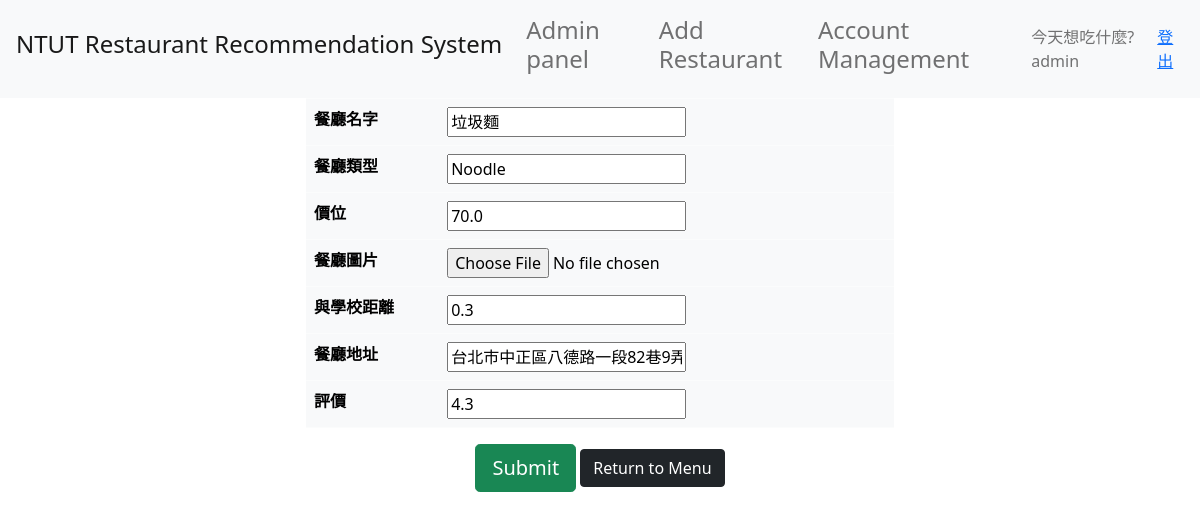
The page /resturant/edit/11 (signed in) on the database its author committed.
### Restaurant/models.py (models this page shows, shortened)
class Restaurant(models.Model):
    STYLE_CHOICES = ()
    Name = models.CharField(max_length=50,
                            verbose_name='餐廳名字')
    Style = models.CharField(max_length=50,
                            verbose_name='餐廳類型')
    Price = models.DecimalField(max_digits=7,
                                decimal_places=1,
                                blank=True,
                                null=True,
                                verbose_name='價位')
    Img = models.ImageField(upload_to='Restaurant_Image/',
                            blank=True,
                            verbose_name='餐廳圖片')
    Distance = models.DecimalField(max_digits=7,
                                decimal_places=1,
                                blank=True,
                                null=True,
                                verbose_name='與學校距離')
    Address = models.CharField(max_length=50,
                            verbose_name='餐廳地址')
    Rating = models.DecimalField(max_digits=7,
                                decimal_places=1,
                                blank=True,
                                null=True,
                                verbose_name='評價')

### Restaurant/views.py (the view)
# urls.py: path('resturant/edit/<int:restaturant_id>', views.editRestaurant),
def editRestaurant(request, restaturant_id):
    if not request.user.is_staff:
        messages.error(request, '欲編輯餐廳，請先登入管理員')
        return redirect('index')
    restaturant_id = int(restaturant_id)
    try:
        restaturant_selected = Restaurant.objects.get(id = restaturant_id)
    except Restaurant.DoesNotExist:
        messages.error(request, '餐廳不存在')
        return redirect('index')
    restaturant_form = RestaurantCreate(request.POST or None, instance=restaturant_selected)
    if restaturant_form.is_valid():
        restaturant_form.save()
        messages.success(request, f'餐廳編輯成功 ({restaturant_selected.Name})')
        return redirect('index')
    return render(request, 'Restaurant/editRestaurant.html', {'Restaurant_form':restaturant_form})

### Restaurant/forms.py
class RestaurantCreate(forms.ModelForm):
    class Meta:
        model = Restaurant
        fields = '__all__'

### Restaurant/templates/Restaurant/editRestaurant.html (shortened to what this page needs)
{% extends 'Restaurant/listRestaurant.html' %}
{% block content %}
<center>
    <form method="POST" enctype="multipart/form-data">
        <table class="w-50 table table-light" style="border-radius: 10px;">
            {% for field in Restaurant_form %}
            <tr>
                <th>{{ field.label }}</th>
                <td>{{ field }}</td>
            </tr>
            {% endfor %}
        </table>
        <button type="submit" class="btn btn-lg btn-success md-5">Submit</button>
        <a href="/" class="btn btn-dark" >Return to Menu</a>
    </form>
</center>
{% endblock %}

### Restaurant/templates/Restaurant/listRestaurant.html (shortened to what this page needs)
<!doctype html>
<html lang="en">
  <head>
    {% load static %}
    <link rel="stylesheet" href="https://stackpath.bootstrapcdn.com/bootstrap/4.5.0/css/bootstrap.min.css">
    <link href="https://cdn.jsdelivr.net/npm/bootstrap@5.1.3/dist/css/bootstrap.min.css" rel="stylesheet">
  </head>
  <body>
    <nav class = "navbar navbar-expand-lg navbar-light bg-light" style="background-color: #e3f2fd;">
      <div class="collapse navbar-collapse" id="navbarTogglerDemo01">
        <a class="navbar-brand" href="{% url 'index' %}"><h4>NTUT Restaurant Recommendation System</h4></a>
        <ul class="navbar-nav mr-auto mt-2 mt-lg-0">
          <li class="nav-item">
            <a class="nav-link" href="{% url 'admin:index' %}"><h4>Admin panel</h4></a>
          </li>
          <li class="nav-item">
            <a class="nav-link" href="{% url 'add-restaurant' %}"><h4>Add Restaurant</h4></a>
          </li>
          <li class="nav-item">
            <a class="nav-link" href="{% url 'accounts-index' %}"><h4>Account Management</h4></a>
          </li>
        </ul>
        {% if user.is_authenticated %}
        <span class="navbar-text">
          今天想吃什麼?{{ user.username }}
        </span>
        <a href="{% url 'logout' %}">登出</a>
        {% else %}
        <span class="navbar-text">
          今天想吃什麼? 訪客，或是你想先<a href="{% url 'login' %}">登入</a>?
        </span>
        {% endif %}
      </div>
    </nav>
    <div class="container-fluid">
      {% block content %}{% endblock %}
    </div>
  </body>
</html>

### rows shown on the page
Restaurant: Restaurant_form "垃圾麵" "Noodle" "70.0" "0.3" "台北市中正區八德路一段82巷9弄" "4.3"

### other values the page prints
{{ user.username }} "admin"
{{ field.label }} "餐廳名字" "餐廳類型" "價位" "餐廳圖片" "與學校距離" "餐廳地址" "評價"
